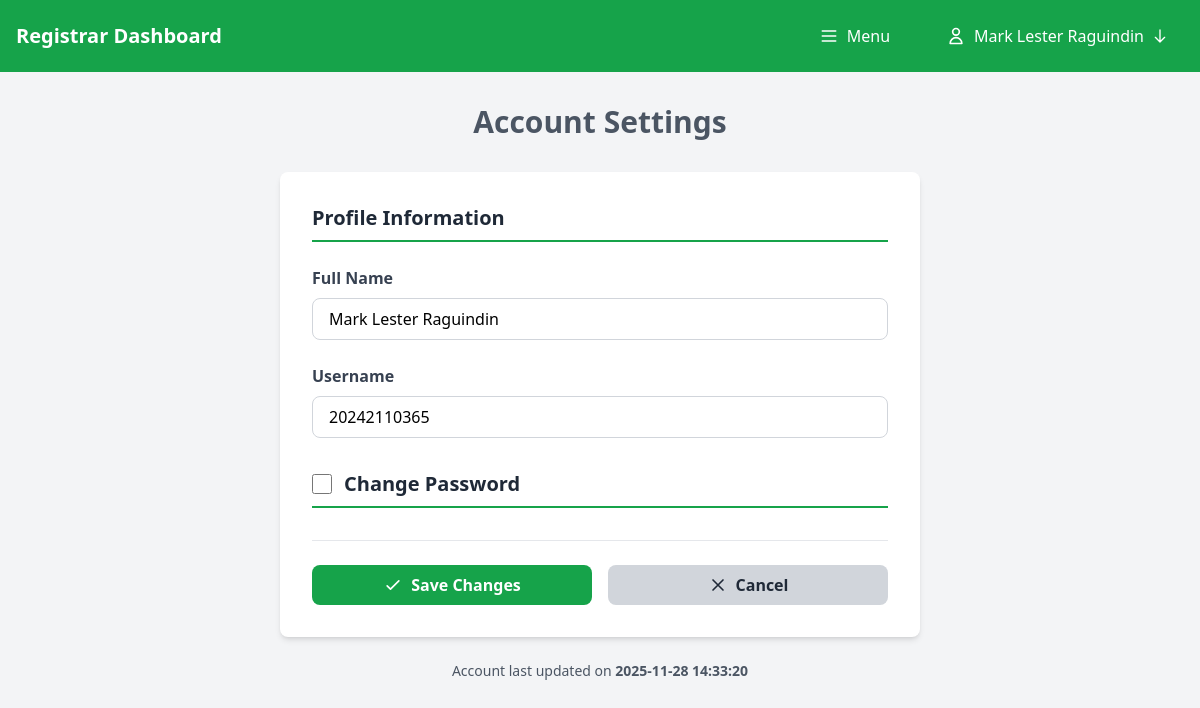
Page /registrar/settings.php (signed in) on the committed database.
### tables this page shows
CREATE TABLE `registrar` (
  `user_id` int(11) NOT NULL,
  `name` varchar(50) NOT NULL,
  `username` varchar(50) NOT NULL,
  `password` varchar(50) NOT NULL,
  `created_at` datetime NOT NULL,
  `updated_at` datetime NOT NULL
);

### controllers/settings/registrarSettings.php (called while the page is built, shortened)
<?php
$response = [
    'status' => 'error',
    'message' => ''
];
$stmt = null;
$con = null;
try {
    $user_id = $_SESSION['user_id'];
    $db = new Database();
    $con = $db->getConnection();
    $query = "SELECT user_id, name, username, password, updated_at FROM registrar WHERE user_id = ?";
    $stmt = $con->prepare($query);
    $stmt->bind_param("i", $user_id);
    $stmt->execute();
    $result = $stmt->get_result();
    $user = $result->fetch_assoc();
} catch (Exception $e) {
    error_log("Error: " . $e->getMessage());
    $response['status'] = 'error';
    $response['message'] = $e->getMessage();
} finally {
    if (isset($stmt) && $stmt !== null) {
        $stmt->close();
    }
    if (isset($con) && $con !== null) {
        $con->close();
    }
}
?>

### registrar/settings.php (the view, shortened to what this page needs)
<?php
require '../controllers/settings/registrarSettings.php';
?>
<!DOCTYPE html>
<html lang="en">
<head>
    <link rel="stylesheet" href="../dist/output.css">
</head>
<body>
    <?php require '../includes/registrarHeader.php'; ?>
    <main class="min-h-screen bg-gray-100 py-8">
        <div class="max-w-2xl mx-auto px-4">
            <div class="mb-8">
                <h3 class="text-3xl font-bold text-gray-600 text-center">Account Settings</h3>
            </div>
            <div class="bg-white rounded-lg shadow-md p-8">
                <form id="settingsForm" method="POST" action="<?php echo htmlspecialchars($_SERVER['PHP_SELF']); ?>">
                    <div class="mb-8">
                        <h2 class="text-xl font-semibold text-gray-800 mb-6 pb-2 border-b-2 border-green-600">Profile Information</h2>
                        <div class="mb-6">
                            <label for="name" class="block text-gray-700 font-semibold mb-2">Full Name</label>
                            <input
                                type="text"
                                id="name"
                                name="name"
                                value="<?php echo $user ? htmlspecialchars($user['name']) : ''; ?>"
                                placeholder="Enter your full name"
                                required
                                class="w-full px-4 py-2 border border-gray-300 rounded-lg focus:outline-none focus:ring-2 focus:ring-green-500 focus:border-transparent"
                            >
                        </div>
                        <div class="mb-6">
                            <label for="username" class="block text-gray-700 font-semibold mb-2">Username</label>
                            <input
                                type="text"
                                id="username"
                                name="username"
                                value="<?php echo $user ? htmlspecialchars($user['username']) : ''; ?>"
                                placeholder="Enter your username"
                                required
                                class="w-full px-4 py-2 border border-gray-300 rounded-lg focus:outline-none focus:ring-2 focus:ring-green-500 focus:border-transparent"
                            >
                        </div>
                    </div>
                    <div class="mb-8">
                        <div class="flex items-center gap-3 pb-2 border-b-2 border-green-600 mb-6">
                            <input
                                type="checkbox"
                                id="change_password"
                                name="change_password"
                                class="w-5 h-5 text-green-600 rounded focus:ring-2 focus:ring-green-500"
                                onchange="togglePasswordFields()"
                            >
                            <label for="change_password" class="text-xl font-semibold text-gray-800 cursor-pointer">Change Password</label>
                        </div>
                    </div>
                    <div class="flex gap-4 pt-6 border-t border-gray-200">
                        <button
                            type="submit"
                            class="flex-1 bg-green-600 hover:bg-green-700 text-white font-semibold py-2 px-6 rounded-lg transition duration-200 flex items-center justify-center gap-2"
                            id="submitBtn"
                        >
                            <svg class="w-5 h-5" fill="none" stroke="currentColor" viewBox="0 0 24 24">
                                <path stroke-linecap="round" stroke-linejoin="round" stroke-width="2" d="M5 13l4 4L19 7"></path>
                            </svg>
                            Save Changes
                        </button>
                        <a
                            href="home.php"
                            class="flex-1 bg-gray-300 hover:bg-gray-400 text-gray-800 font-semibold py-2 px-6 rounded-lg transition duration-200 flex items-center justify-center gap-2"
                        >
                            <svg class="w-5 h-5" fill="none" stroke="currentColor" viewBox="0 0 24 24">
                                <path stroke-linecap="round" stroke-linejoin="round" stroke-width="2" d="M6 18L18 6M6 6l12 12"></path>
                            </svg>
                            Cancel
                        </a>
                    </div>
                </form>
            </div>
            <?php if ($user): ?>
                <div class="mt-6 text-center text-gray-600 text-sm">
                    <p>Account last updated on <span class="font-semibold"><?php echo htmlspecialchars($user['updated_at']); ?></span></p>
                </div>
            <?php endif; ?>
        </div>
    </main>
</body>
</html>

### rows in the picture
registrar: name "Mark Lester Raguindin", username "20242110365", updated_at "2025-11-28 14:33:20"

### other values in the picture
$_SESSION['name'] "Mark Lester Raguindin"
